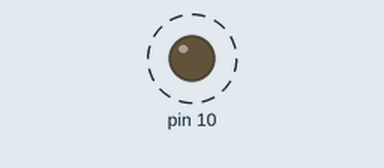
Recording of a sketch running on a simulated Arduino Uno, built with avr-gcc and run on an emulated ATmega328P. On the bench: output pins drawn as LEDs (lit = HIGH). Dashed ring = blinking. What the sketch prints to the serial monitor is not drawn.

Above: at 0.4 s.
Timing chart, 0 to 3.0 s (numbered marks = the images above):
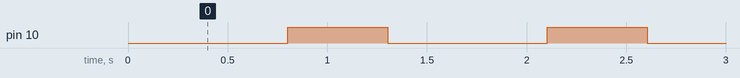

The sketch:

master.ino
```cpp
#include <SPI.h>
#include <LiquidCrystal.h>

LiquidCrystal lcd(7, 6, 5, 4, 3, 2);

void setup(void){
  Serial.begin(115200);
  digitalWrite(SS,HIGH);

  SPI.begin();
  SPI.setClockDivider(SPI_CLOCK_DIV8);

  }
void loop(void){

  byte Mvalsent,Mvalreceived;
  byte data[10];

  digitalWrite(SS,LOW);
  for (int jj =0; jj<4;jj++){
    Mvalsent = jj;
    Mvalreceived = SPI.transfer(Mvalsent);
//    Serial.println("sent: ");
//    Serial.println(Mvalsent);
//    Serial.println("\t received: ");
//    Serial.println(Mvalreceived);
    data[jj]=Mvalreceived;
    delay(200);
    }
  digitalWrite(SS,HIGH);
  Serial.print("master: ");
  for (int jj =0; jj<4;jj++){
    Serial.print(data[jj]);
    Serial.print(",");
    }
  lcd.print(data[1]);
  lcd.print(',');
  lcd.print(data[2]);
  lcd.print(',');
  lcd.print(data[3]);
  Serial.println();
  delay(500);
  lcd.clear();
  }
```

Measured:
- by itself, pin 10: alternates HIGH for 0.50 s and LOW for 0.80 s
